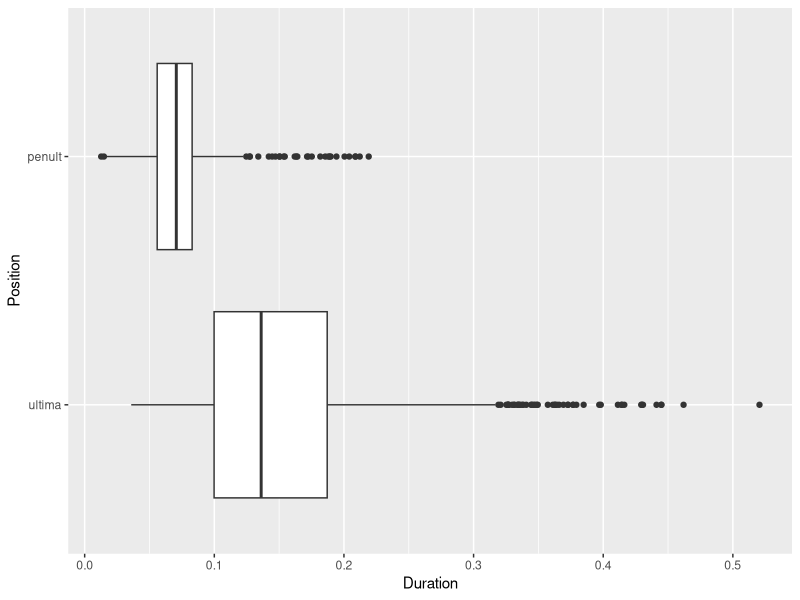
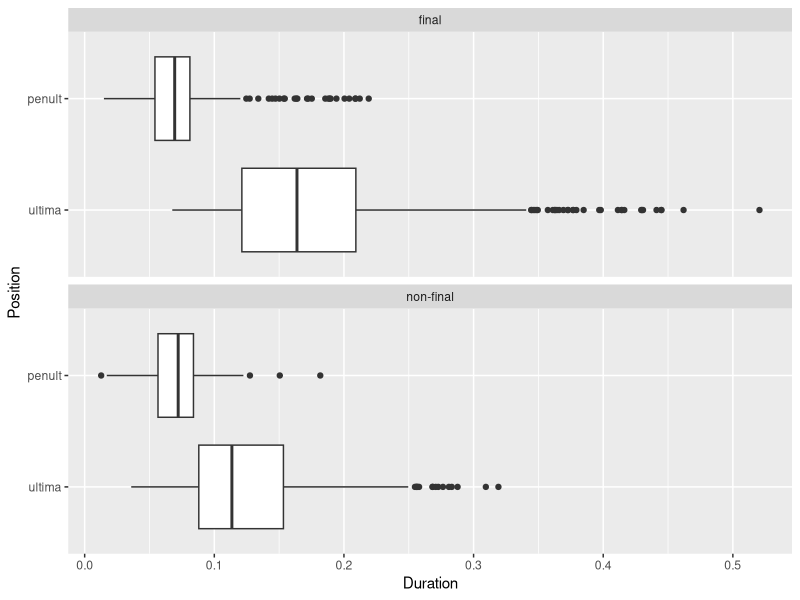
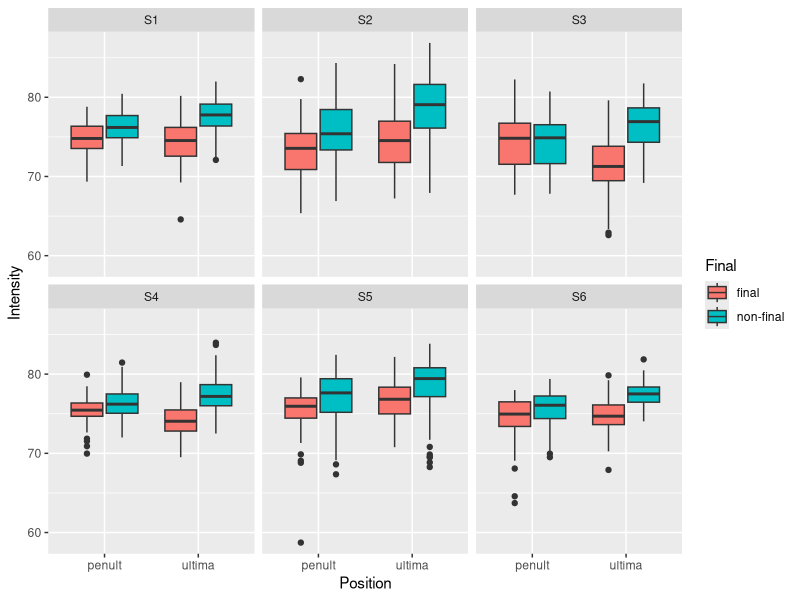

The R source for these figures, in order:
## ---- chunk 1
knitr::opts_chunk$set(echo = FALSE)
## ---- chunk 2

# Loading libraries
library(tidyverse)
library(knitr)
library(kableExtra)

# Loading the dataframe
pse_stress <- read_tsv("data/pse-stress-simplified.csv") %>% 
                          mutate(Word = fct_recode(Word),
                                Position = fct_recode(Position),
                                Vowel = fct_recode(Vowel),
                                Weight = fct_recode(Weight),
                                Focus = fct_recode(Focus),
                                Final = fct_recode(Final),
                                Participant = fct_recode(Participant)
                                )
                          
                        
head(pse_stress)

## ---- chunk 3
# A simple boxplot of intensity
dur <- ggplot(pse_stress, aes(Position, Duration))
dur + geom_boxplot() + coord_flip() + scale_x_discrete(limits = rev(levels(pse_stress$Position)))
## ---- chunk 4
# A simple boxplot of intensity
dur <- ggplot(pse_stress, aes(Position, Duration))
dur + geom_boxplot() + facet_wrap(~Final, ncol = 1) + coord_flip() + scale_x_discrete(limits = rev(levels(pse_stress$Position)))
## ---- chunk 5
pse_stress %>% 
  group_by(Position) %>%
  summarize(Duration = round(mean(Duration), 3)) %>%
  kable()
## ---- chunk 6
 pse_stress %>% 
  group_by(Position) %>%
  summarize(Duration = round(mean(Duration), 3)) %>%
  kable(format = 'html') %>%
  kable_styling(full_width = FALSE)
## ---- chunk 7
# A simple boxplot of intensity
int <- ggplot(pse_stress, aes(Position, Intensity, fill=Final))
int + geom_boxplot() + facet_wrap(~Participant)
